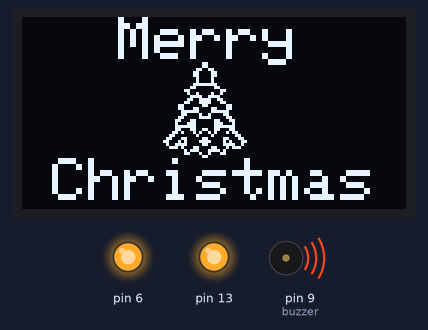
The sketch below on a simulated Arduino Uno, built with avr-gcc and run on an emulated ATmega328P. Shown: 128×64 one-colour display, output pins drawn as LEDs (lit = HIGH), buzzer (waves = sounding).

Above: at 26.2 s.
At 62.6 s:
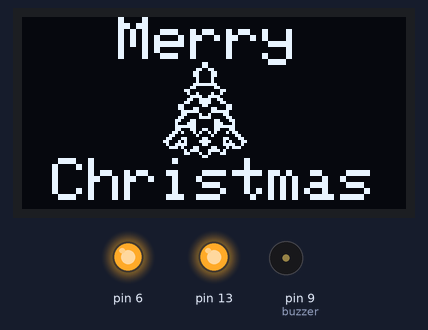
At 98.9 s:
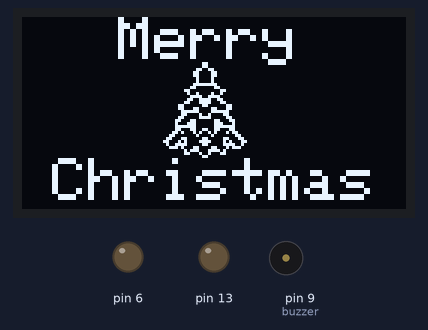
Timing chart, 0 to 100.4 s (numbered marks = the images above):
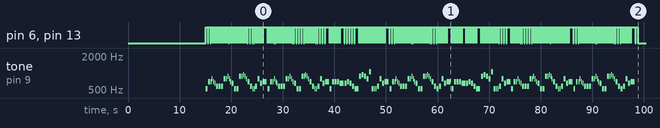

The sketch:

merrychristmas.ino
```cpp
/*
  We Wish You a Merry Christmas - Traditional Christmas song
  Connect a piezo buzzer or speaker to pin 11 or select a new pin.
  More songs available at https://github.com/robsoncouto/arduino-songs

                                              Robson Couto, 2019
*/
#include <SPI.h>
#include <Wire.h>
#include <Adafruit_GFX.h>
#include <Adafruit_SSD1306.h>
#define NOTE_B0  31
#define NOTE_C1  33
#define NOTE_CS1 35
#define NOTE_D1  37
#define NOTE_DS1 39
#define NOTE_E1  41
#define NOTE_F1  44
#define NOTE_FS1 46
#define NOTE_G1  49
#define NOTE_GS1 52
#define NOTE_A1  55
#define NOTE_AS1 58
#define NOTE_B1  62
#define NOTE_C2  65
#define NOTE_CS2 69
#define NOTE_D2  73
#define NOTE_DS2 78
#define NOTE_E2  82
#define NOTE_F2  87
#define NOTE_FS2 93
#define NOTE_G2  98
#define NOTE_GS2 104
#define NOTE_A2  110
#define NOTE_AS2 117
#define NOTE_B2  123
#define NOTE_C3  131
#define NOTE_CS3 139
#define NOTE_D3  147
#define NOTE_DS3 156
#define NOTE_E3  165
#define NOTE_F3  175
#define NOTE_FS3 185
#define NOTE_G3  196
#define NOTE_GS3 208
#define NOTE_A3  220
#define NOTE_AS3 233
#define NOTE_B3  247
#define NOTE_C4  262
#define NOTE_CS4 277
#define NOTE_D4  294
#define NOTE_DS4 311
#define NOTE_E4  330
#define NOTE_F4  349
#define NOTE_FS4 370
#define NOTE_G4  392
#define NOTE_GS4 415
#define NOTE_A4  440
#define NOTE_AS4 466
#define NOTE_B4  494
#define NOTE_C5  523
#define NOTE_CS5 554
#define NOTE_D5  587
#define NOTE_DS5 622
#define NOTE_E5  659
#define NOTE_F5  698
#define NOTE_FS5 740
#define NOTE_G5  784
#define NOTE_GS5 831
#define NOTE_A5  880
#define NOTE_AS5 932
#define NOTE_B5  988
#define NOTE_C6  1047
#define NOTE_CS6 1109
#define NOTE_D6  1175
#define NOTE_DS6 1245
#define NOTE_E6  1319
#define NOTE_F6  1397
#define NOTE_FS6 1480
#define NOTE_G6  1568
#define NOTE_GS6 1661
#define NOTE_A6  1760
#define NOTE_AS6 1865
#define NOTE_B6  1976
#define NOTE_C7  2093
#define NOTE_CS7 2217
#define NOTE_D7  2349
#define NOTE_DS7 2489
#define NOTE_E7  2637
#define NOTE_F7  2794
#define NOTE_FS7 2960
#define NOTE_G7  3136
#define NOTE_GS7 3322
#define NOTE_A7  3520
#define NOTE_AS7 3729
#define NOTE_B7  3951
#define NOTE_C8  4186
#define NOTE_CS8 4435
#define NOTE_D8  4699
#define NOTE_DS8 4978
#define REST      0
//Display
#define OLED_DC     A3
#define OLED_CS     A5
#define OLED_RESET  A4
Adafruit_SSD1306 display(OLED_DC, OLED_RESET, OLED_CS);

const unsigned char PROGMEM chr [] = {
  0x00, 0x01, 0x80, 0x00, 0x00, 0x01, 0x80, 0x00, 0x00, 0x06, 0x60, 0x00, 0x00, 0x0C, 0x30, 0x00,
  0x00, 0x0C, 0x30, 0x00, 0x00, 0x04, 0x20, 0x00, 0x00, 0x04, 0x20, 0x00, 0x00, 0x0F, 0xF0, 0x00,
  0x00, 0x18, 0x18, 0x00, 0x00, 0x60, 0x06, 0x00, 0x00, 0x24, 0x24, 0x00, 0x00, 0x1E, 0x78, 0x00,
  0x00, 0x33, 0xCC, 0x00, 0x00, 0x63, 0xC6, 0x00, 0x01, 0x81, 0x81, 0x80, 0x01, 0x8C, 0x31, 0x80,
  0x00, 0xFC, 0x3F, 0x00, 0x00, 0xC2, 0x43, 0x00, 0x01, 0x83, 0xC1, 0x80, 0x03, 0x18, 0x18, 0xC0,
  0x02, 0x38, 0x1C, 0x40, 0x03, 0xF8, 0x1F, 0xC0, 0x03, 0x19, 0x98, 0xC0, 0x06, 0x8A, 0x51, 0x60,
  0x0C, 0x04, 0x20, 0x30, 0x18, 0xC1, 0x83, 0x18, 0x31, 0x43, 0xC2, 0x8C, 0x13, 0xC1, 0x83, 0xC8,
  0x0E, 0x8C, 0x31, 0x70, 0x00, 0x5C, 0x7A, 0x00, 0x00, 0x62, 0x46, 0x00, 0x00, 0x01, 0x80, 0x00
};

// change this to make the song slower or faster
int tempo = 140;

// change this to whichever pin you want to use
int buzzer = 9;

// notes of the moledy followed by the duration.
// a 4 means a quarter note, 8 an eighteenth , 16 sixteenth, so on
// !!negative numbers are used to represent dotted notes,
// so -4 means a dotted quarter note, that is, a quarter plus an eighteenth!!
int melody[] = {

  // We Wish You a Merry Christmas
  // Score available at https://musescore.com/user/6208766/scores/1497501

  NOTE_C5, 4, //1
  NOTE_F5, 4, NOTE_F5, 8, NOTE_G5, 8, NOTE_F5, 8, NOTE_E5, 8,
  NOTE_D5, 4, NOTE_D5, 4, NOTE_D5, 4,
  NOTE_G5, 4, NOTE_G5, 8, NOTE_A5, 8, NOTE_G5, 8, NOTE_F5, 8,
  NOTE_E5, 4, NOTE_C5, 4, NOTE_C5, 4,
  NOTE_A5, 4, NOTE_A5, 8, NOTE_AS5, 8, NOTE_A5, 8, NOTE_G5, 8,
  NOTE_F5, 4, NOTE_D5, 4, NOTE_C5, 8, NOTE_C5, 8,
  NOTE_D5, 4, NOTE_G5, 4, NOTE_E5, 4,

  NOTE_F5, 2, NOTE_C5, 4, //8
  NOTE_F5, 4, NOTE_F5, 8, NOTE_G5, 8, NOTE_F5, 8, NOTE_E5, 8,
  NOTE_D5, 4, NOTE_D5, 4, NOTE_D5, 4,
  NOTE_G5, 4, NOTE_G5, 8, NOTE_A5, 8, NOTE_G5, 8, NOTE_F5, 8,
  NOTE_E5, 4, NOTE_C5, 4, NOTE_C5, 4,
  NOTE_A5, 4, NOTE_A5, 8, NOTE_AS5, 8, NOTE_A5, 8, NOTE_G5, 8,
  NOTE_F5, 4, NOTE_D5, 4, NOTE_C5, 8, NOTE_C5, 8,
  NOTE_D5, 4, NOTE_G5, 4, NOTE_E5, 4,
  NOTE_F5, 2, NOTE_C5, 4,

  NOTE_F5, 4, NOTE_F5, 4, NOTE_F5, 4, //17
  NOTE_E5, 2, NOTE_E5, 4,
  NOTE_F5, 4, NOTE_E5, 4, NOTE_D5, 4,
  NOTE_C5, 2, NOTE_A5, 4,
  NOTE_AS5, 4, NOTE_A5, 4, NOTE_G5, 4,
  NOTE_C6, 4, NOTE_C5, 4, NOTE_C5, 8, NOTE_C5, 8,
  NOTE_D5, 4, NOTE_G5, 4, NOTE_E5, 4,
  NOTE_F5, 2, NOTE_C5, 4,
  NOTE_F5, 4, NOTE_F5, 8, NOTE_G5, 8, NOTE_F5, 8, NOTE_E5, 8,
  NOTE_D5, 4, NOTE_D5, 4, NOTE_D5, 4,

  NOTE_G5, 4, NOTE_G5, 8, NOTE_A5, 8, NOTE_G5, 8, NOTE_F5, 8, //27
  NOTE_E5, 4, NOTE_C5, 4, NOTE_C5, 4,
  NOTE_A5, 4, NOTE_A5, 8, NOTE_AS5, 8, NOTE_A5, 8, NOTE_G5, 8,
  NOTE_F5, 4, NOTE_D5, 4, NOTE_C5, 8, NOTE_C5, 8,
  NOTE_D5, 4, NOTE_G5, 4, NOTE_E5, 4,
  NOTE_F5, 2, NOTE_C5, 4,
  NOTE_F5, 4, NOTE_F5, 4, NOTE_F5, 4,
  NOTE_E5, 2, NOTE_E5, 4,
  NOTE_F5, 4, NOTE_E5, 4, NOTE_D5, 4,

  NOTE_C5, 2, NOTE_A5, 4, //36
  NOTE_AS5, 4, NOTE_A5, 4, NOTE_G5, 4,
  NOTE_C6, 4, NOTE_C5, 4, NOTE_C5, 8, NOTE_C5, 8,
  NOTE_D5, 4, NOTE_G5, 4, NOTE_E5, 4,
  NOTE_F5, 2, NOTE_C5, 4,
  NOTE_F5, 4, NOTE_F5, 8, NOTE_G5, 8, NOTE_F5, 8, NOTE_E5, 8,
  NOTE_D5, 4, NOTE_D5, 4, NOTE_D5, 4,
  NOTE_G5, 4, NOTE_G5, 8, NOTE_A5, 8, NOTE_G5, 8, NOTE_F5, 8,
  NOTE_E5, 4, NOTE_C5, 4, NOTE_C5, 4,

  NOTE_A5, 4, NOTE_A5, 8, NOTE_AS5, 8, NOTE_A5, 8, NOTE_G5, 8, //45
  NOTE_F5, 4, NOTE_D5, 4, NOTE_C5, 8, NOTE_C5, 8,
  NOTE_D5, 4, NOTE_G5, 4, NOTE_E5, 4,
  NOTE_F5, 2, NOTE_C5, 4,
  NOTE_F5, 4, NOTE_F5, 8, NOTE_G5, 8, NOTE_F5, 8, NOTE_E5, 8,
  NOTE_D5, 4, NOTE_D5, 4, NOTE_D5, 4,
  NOTE_G5, 4, NOTE_G5, 8, NOTE_A5, 8, NOTE_G5, 8, NOTE_F5, 8,
  NOTE_E5, 4, NOTE_C5, 4, NOTE_C5, 4,

  NOTE_A5, 4, NOTE_A5, 8, NOTE_AS5, 8, NOTE_A5, 8, NOTE_G5, 8, //53
  NOTE_F5, 4, NOTE_D5, 4, NOTE_C5, 8, NOTE_C5, 8,
  NOTE_D5, 4, NOTE_G5, 4, NOTE_E5, 4,
  NOTE_F5, 2, REST, 4
};

// sizeof gives the number of bytes, each int value is composed of two bytes (16 bits)
// there are two values per note (pitch and duration), so for each note there are four bytes
int notes = sizeof(melody) / sizeof(melody[0]) / 2;

// this calculates the duration of a whole note in ms
int wholenote = (60000 * 4) / tempo;

int divider = 0, noteDuration = 0;

void setup() {
delay(15000);
  pinMode(13, OUTPUT);
  pinMode(6, OUTPUT);
  display.begin(SSD1306_SWITCHCAPVCC);
  display.clearDisplay();
  // iterate over the notes of the melody.
  // Remember, the array is twice the number of notes (notes + durations)
  for (int thisNote = 0; thisNote < notes * 2; thisNote = thisNote + 2) {

    // calculates the duration of each note
    divider = melody[thisNote + 1];
    if (divider > 0) {
      // regular note, just proceed
      noteDuration = (wholenote) / divider;
    } else if (divider < 0) {
      // dotted notes are represented with negative durations!!
      noteDuration = (wholenote) / abs(divider);
      noteDuration *= 1.5; // increases the duration in half for dotted notes
    }

    // we only play the note for 90% of the duration, leaving 10% as a pause
    tone(buzzer, melody[thisNote], noteDuration * 0.9);
    digitalWrite(6, HIGH);
    digitalWrite(13, HIGH);
    display.setTextSize(2);
    display.setTextColor(WHITE);
    display.setCursor(32, 0);
    display.print(F("Merry"));
    display.setCursor(10, 47);
    display.print(F("Christmas"));


    display.drawBitmap(45, 15, chr, 32, 32, 1);
    display.display();

    // Wait for the specief duration before playing the next note.
    delay(noteDuration);

    // stop the waveform generation before the next note.
    noTone(buzzer);
    digitalWrite(6, LOW);
    digitalWrite(13, LOW);
    delay(30);
  }
}

void loop() {
  // no need to repeat the melody.

  // Wait for the specief duration before playing the next note.

}
```
